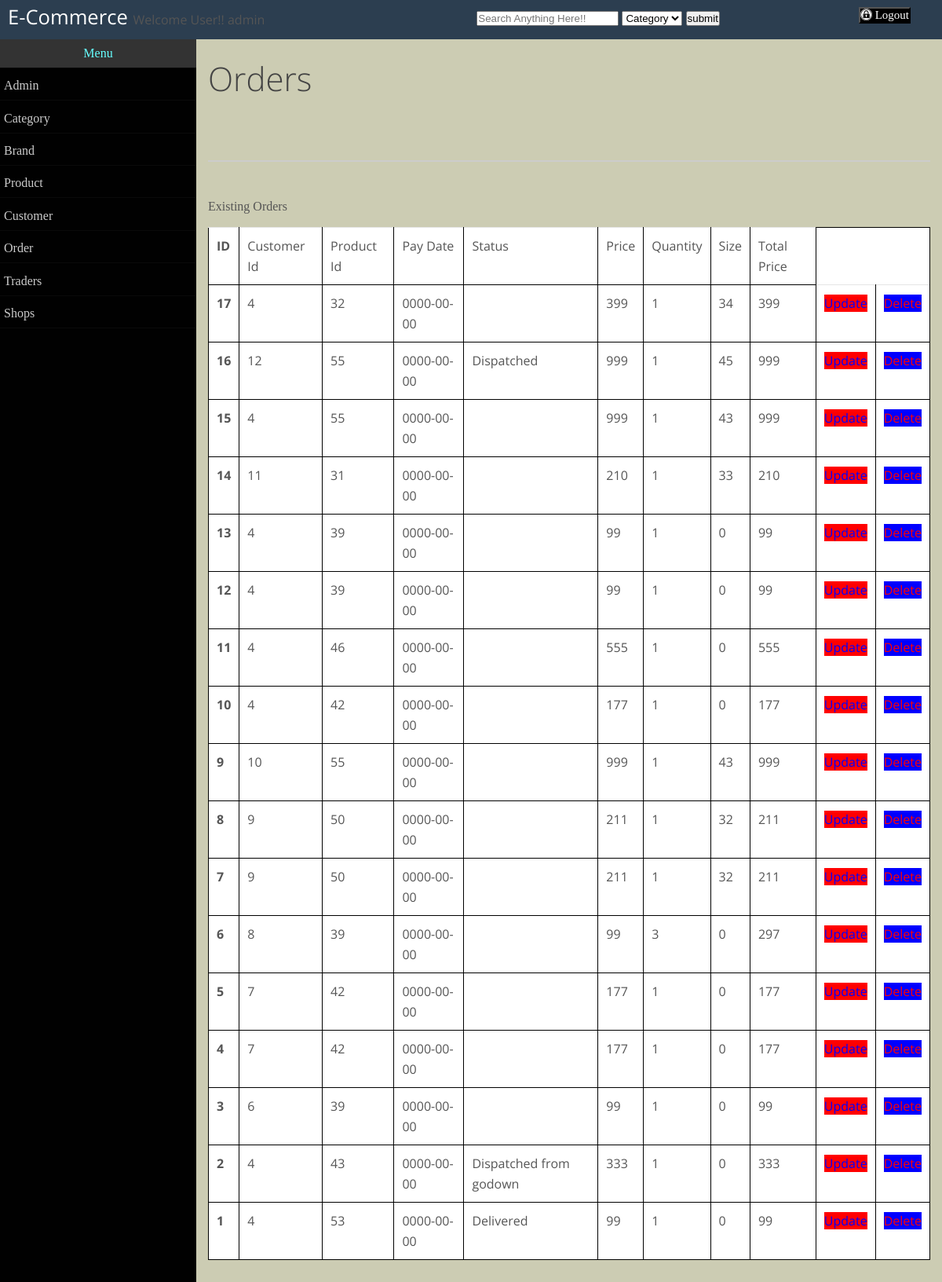
/Dashboard/order.php (signed in), run on the app's committed database.
### tables this page shows
CREATE TABLE IF NOT EXISTS `orders` (
`id` int(64) NOT NULL,
  `customerId` int(64) NOT NULL,
  `productId` int(64) NOT NULL,
  `payDate` date NOT NULL,
  `status` varchar(128) NOT NULL,
  `price` int(32) NOT NULL,
  `quantity` int(32) NOT NULL,
  `size` int(32) NOT NULL,
  `totalPrice` int(32) NOT NULL
);

### Dashboard/order.php (the view, shortened to what this page needs)
<?php
include("header.php");
?>
<h2> Orders </h2><br><br><hr><br>
	<p id="addHeading">Existing Orders</p>
	<table id="displayTable">
		<tr>
			<td>ID</td>
			<td>Customer Id</td>
			<td>Product Id</td>
			<td>Pay Date</td>
			<td>Status</td>
			<td>Price</td>
			<td>Quantity</td>
			<td>Size</td>
			<td>Total Price</td>
		</tr>
	<?php
  		$sql=" SELECT orders.id,orders.customerId,orders.productId,orders.payDate,orders.status,orders.price,orders.quantity,orders.size,orders.totalPrice  FROM orders ORDER BY orders.id DESC ";
	 	$result = mysqli_query($connection,$sql);
    	 while($row = mysqli_fetch_assoc($result)){
	 	echo"<tr>";
	 	echo"<td>";
	 	echo $row['id'];
		echo"</td>";
		echo"<td>";
	 	echo $row['customerId'];
	 	echo"</td>";
	 	echo"<td>";
	 	echo $row['productId'];
	 	echo"</td>";
	 	echo"<td>";
	 	echo $row['payDate'];
	 	echo"</td>";
	 	echo"<td>";
	 	echo $row['status'];
	 	echo"</td>";
	 	echo"<td>";
	 	echo $row['price'];
	 	echo"</td>";
	 	echo"<td>";
	 	echo $row['quantity'];
	 	echo"</td>";
	 	echo"<td>";
	 	echo $row['size'];
	 	echo"</td>";
	 	echo"<td>";
	 	echo $row['totalPrice'];
	 	echo"</td>";
	 	echo "<td>  <a id='updateButton' href=updateOrders.php?id=".$row['id'].">Update</a></td>";
	 	echo "<td>  <a onclick='return confirmDel()' id='deleteButton' href=?mode=del&id=".$row['id'].">Delete</a> </td>";
	 	echo"</tr>";
	 }
	?>
			</table>
			<br>
<?php
include("footer.php");
?>

### css/custom1.css (style rules this page uses)
* { margin: 0; padding: 0; }
body { background-color: #ccccb3; }
#addHeading { font-family: "Algerian"; font-size: 20 px; }
#displayTable, th, td { border: 1px solid black; text-align: left; }
#displayTable { border-collapse: collapse; }
#deleteButton { text-decoration: none; color: red; background-color: blue; }
#updateButton { text-decoration: none; color: blue; background-color: red; }

### data on the page
orders: id "17", customerId "4", productId "32", payDate "0000-00-00", price "399", quantity "1", size "34", totalPrice "399"
orders: id "16", customerId "12", productId "55", payDate "0000-00-00", status "Dispatched", price "999", quantity "1", size "45", totalPrice "999"
orders: id "15", customerId "4", productId "55", payDate "0000-00-00", price "999", quantity "1", size "43", totalPrice "999"
orders: id "14", customerId "11", productId "31", payDate "0000-00-00", price "210", quantity "1", size "33", totalPrice "210"
orders: id "13", customerId "4", productId "39", payDate "0000-00-00", price "99", quantity "1", size "0", totalPrice "99"
orders: id "12", customerId "4", productId "39", payDate "0000-00-00", price "99", quantity "1", size "0", totalPrice "99"
orders: id "11", customerId "4", productId "46", payDate "0000-00-00", price "555", quantity "1", size "0", totalPrice "555"
orders: id "10", customerId "4", productId "42", payDate "0000-00-00", price "177", quantity "1", size "0", totalPrice "177"
orders: id "9", customerId "10", productId "55", payDate "0000-00-00", price "999", quantity "1", size "43", totalPrice "999"
orders: id "8", customerId "9", productId "50", payDate "0000-00-00", price "211", quantity "1", size "32", totalPrice "211"
orders: id "7", customerId "9", productId "50", payDate "0000-00-00", price "211", quantity "1", size "32", totalPrice "211"
orders: id "6", customerId "8", productId "39", payDate "0000-00-00", price "99", quantity "3", size "0", totalPrice "297"
orders: id "5", customerId "7", productId "42", payDate "0000-00-00", price "177", quantity "1", size "0", totalPrice "177"
orders: id "4", customerId "7", productId "42", payDate "0000-00-00", price "177", quantity "1", size "0", totalPrice "177"
orders: id "3", customerId "6", productId "39", payDate "0000-00-00", price "99", quantity "1", size "0", totalPrice "99"
orders: id "2", customerId "4", productId "43", payDate "0000-00-00", status "Dispatched from godown", price "333", quantity "1", size "0", totalPrice "333"
orders: id "1", customerId "4", productId "53", payDate "0000-00-00", status "Delivered", price "99", quantity "1", size "0", totalPrice "99"

### other printed values
$_SESSION["adminuser"] "admin"
